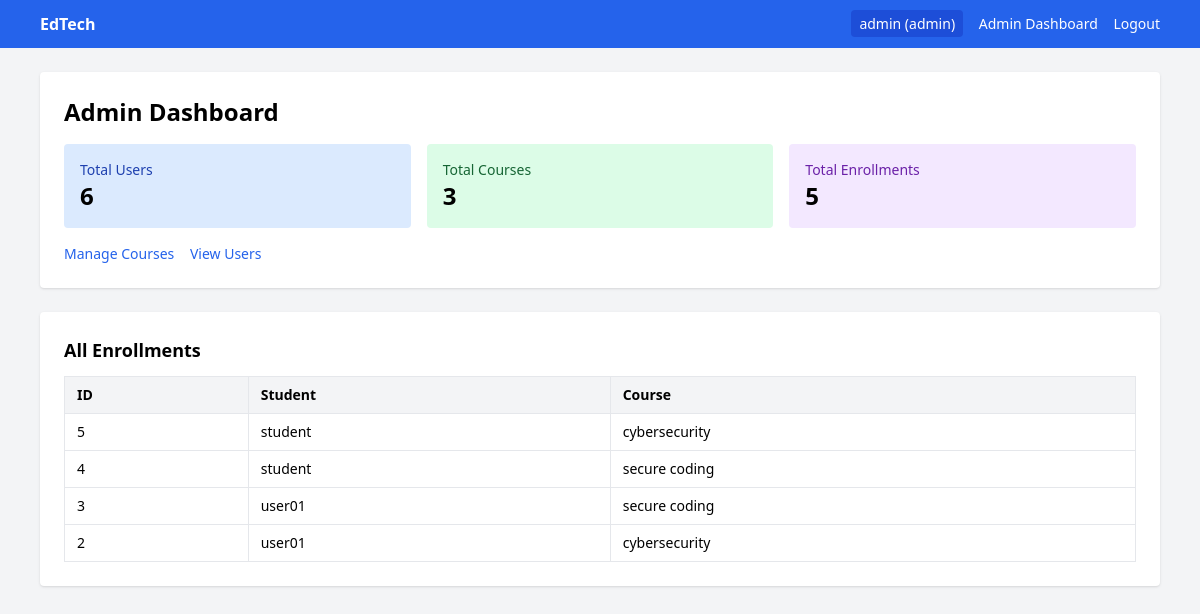
The page /admin/dashboard (signed in) on the database its author committed.
### tables this page shows
CREATE TABLE enrollments (
            id INTEGER PRIMARY KEY AUTOINCREMENT,
            user_id INTEGER NOT NULL,
            course_id INTEGER NOT NULL,
            UNIQUE(user_id, course_id),
            FOREIGN KEY(user_id) REFERENCES users(id),
            FOREIGN KEY(course_id) REFERENCES courses(id)
        );

CREATE TABLE users (
            id INTEGER PRIMARY KEY AUTOINCREMENT,
            username TEXT UNIQUE NOT NULL,
            password TEXT NOT NULL,
            role TEXT NOT NULL CHECK(role IN ('user', 'instructor', 'admin'))
        );

CREATE TABLE courses (
            id INTEGER PRIMARY KEY AUTOINCREMENT,
            name TEXT NOT NULL,
            instructor TEXT NOT NULL
        , description TEXT);

### app.py (the view)
@app.route("/admin/dashboard")
@login_required
@role_required("admin")
def admin_dashboard():
    db = get_db()
    cursor = db.cursor()
    cursor.execute("SELECT COUNT(*) AS total FROM users")
    total_users = cursor.fetchone()["total"]
    cursor.execute("SELECT COUNT(*) AS total FROM courses")
    total_courses = cursor.fetchone()["total"]
    cursor.execute("SELECT COUNT(*) AS total FROM enrollments")
    total_enrollments = cursor.fetchone()["total"]
    cursor.execute(
        """
        SELECT e.id, u.username, c.name AS course_name
        FROM enrollments e
        INNER JOIN users u ON e.user_id = u.id
        INNER JOIN courses c ON e.course_id = c.id
        ORDER BY e.id DESC
        """
    )
    enrollments = cursor.fetchall()
    return render_template(
        "admin/dashboard.html",
        total_users=total_users,
        total_courses=total_courses,
        total_enrollments=total_enrollments,
        enrollments=enrollments,
    )

### app.py (called while the page is built)
def get_db():
    if "db" not in g:
        g.db = sqlite3.connect(app.config["DATABASE"])
        g.db.row_factory = sqlite3.Row
    return g.db

def login_required(view_func):
    @wraps(view_func)
    def wrapper(*args, **kwargs):
        if "user_id" not in session:
            flash("Please log in first.", "error")
            return redirect(url_for("login"))
        return view_func(*args, **kwargs)
    return wrapper

def role_required(*allowed_roles):
    def decorator(view_func):
        @wraps(view_func)
        def wrapper(*args, **kwargs):
            if "user_id" not in session:
                flash("Please log in first.", "error")
                return redirect(url_for("login"))
            if session.get("role") not in allowed_roles:
                flash("You are not authorized to access this page.", "error")
                return redirect(url_for("home"))
            return view_func(*args, **kwargs)
        return wrapper
    return decorator

### templates/admin/dashboard.html
{% extends 'base.html' %}
{% block content %}
<div class="space-y-6">
  <div class="bg-white p-6 rounded shadow">
    <h1 class="text-2xl font-bold mb-4">Admin Dashboard</h1>
    <div class="grid md:grid-cols-3 gap-4">
      <div class="bg-blue-100 p-4 rounded">
        <p class="text-sm text-blue-800">Total Users</p>
        <p class="text-2xl font-bold">{{ total_users }}</p>
      </div>
      <div class="bg-green-100 p-4 rounded">
        <p class="text-sm text-green-800">Total Courses</p>
        <p class="text-2xl font-bold">{{ total_courses }}</p>
      </div>
      <div class="bg-purple-100 p-4 rounded">
        <p class="text-sm text-purple-800">Total Enrollments</p>
        <p class="text-2xl font-bold">{{ total_enrollments }}</p>
      </div>
    </div>
    <div class="mt-4 space-x-3 text-sm">
      <a href="{{ url_for('admin_courses') }}" class="text-blue-600 hover:underline">Manage Courses</a>
      <a href="{{ url_for('admin_users') }}" class="text-blue-600 hover:underline">View Users</a>
    </div>
  </div>
  <div class="bg-white p-6 rounded shadow">
    <h2 class="text-lg font-semibold mb-3">All Enrollments</h2>
    {% if enrollments %}
      <div class="overflow-x-auto">
        <table class="w-full border text-sm">
          <thead class="bg-gray-100">
            <tr>
              <th class="border px-3 py-2 text-left">ID</th>
              <th class="border px-3 py-2 text-left">Student</th>
              <th class="border px-3 py-2 text-left">Course</th>
            </tr>
          </thead>
          <tbody>
            {% for e in enrollments %}
              <tr>
                <td class="border px-3 py-2">{{ e.id }}</td>
                <td class="border px-3 py-2">{{ e.username }}</td>
                <td class="border px-3 py-2">{{ e.course_name }}</td>
              </tr>
            {% endfor %}
          </tbody>
        </table>
      </div>
    {% else %}
      <p class="text-gray-600">No enrollments yet.</p>
    {% endif %}
  </div>
</div>
{% endblock %}

### templates/base.html (shortened to what this page needs)
<!DOCTYPE html>
<html lang="en">
<head>
  <script src="https://cdn.tailwindcss.com"></script>
</head>
<body class="bg-gray-100 min-h-screen">
  <nav class="bg-blue-600 text-white">
    <div class="max-w-6xl mx-auto px-4 py-3 flex justify-between items-center">
      <a href="{{ url_for('courses_list') }}" class="font-bold">EdTech</a>
      <div class="space-x-3 text-sm">
        {% if session.get('user_id') %}
          <span class="bg-blue-700 px-2 py-1 rounded">{{ session.get('username') }} ({{ session.get('role') }})</span>
          {% if session.get('role') == 'user' %}
            <a href="{{ url_for('my_courses') }}" class="hover:underline">My Courses</a>
          {% elif session.get('role') == 'instructor' %}
            <a href="{{ url_for('instructor_dashboard') }}" class="hover:underline">Instructor Dashboard</a>
          {% elif session.get('role') == 'admin' %}
            <a href="{{ url_for('admin_dashboard') }}" class="hover:underline">Admin Dashboard</a>
          {% endif %}
          <a href="{{ url_for('logout') }}" class="hover:underline">Logout</a>
        {% else %}
          <a href="{{ url_for('login') }}" class="hover:underline">Login</a>
          <a href="{{ url_for('register') }}" class="hover:underline">Register</a>
        {% endif %}
      </div>
    </div>
  </nav>
  <main class="max-w-6xl mx-auto px-4 py-6">
    {% block content %}{% endblock %}
  </main>
</body>
</html>

### rows shown on the page
enrollments: id "5", username "student", course_name "cybersecurity"
enrollments: id "4", username "student", course_name "secure coding"
enrollments: id "3", username "user01", course_name "secure coding"
enrollments: id "2", username "user01", course_name "cybersecurity"

### other values the page prints
{{ session.get('username') }} "admin"
{{ session.get('role') }} "admin"
{{ total_users }} "6"
{{ total_courses }} "3"
{{ total_enrollments }} "5"
